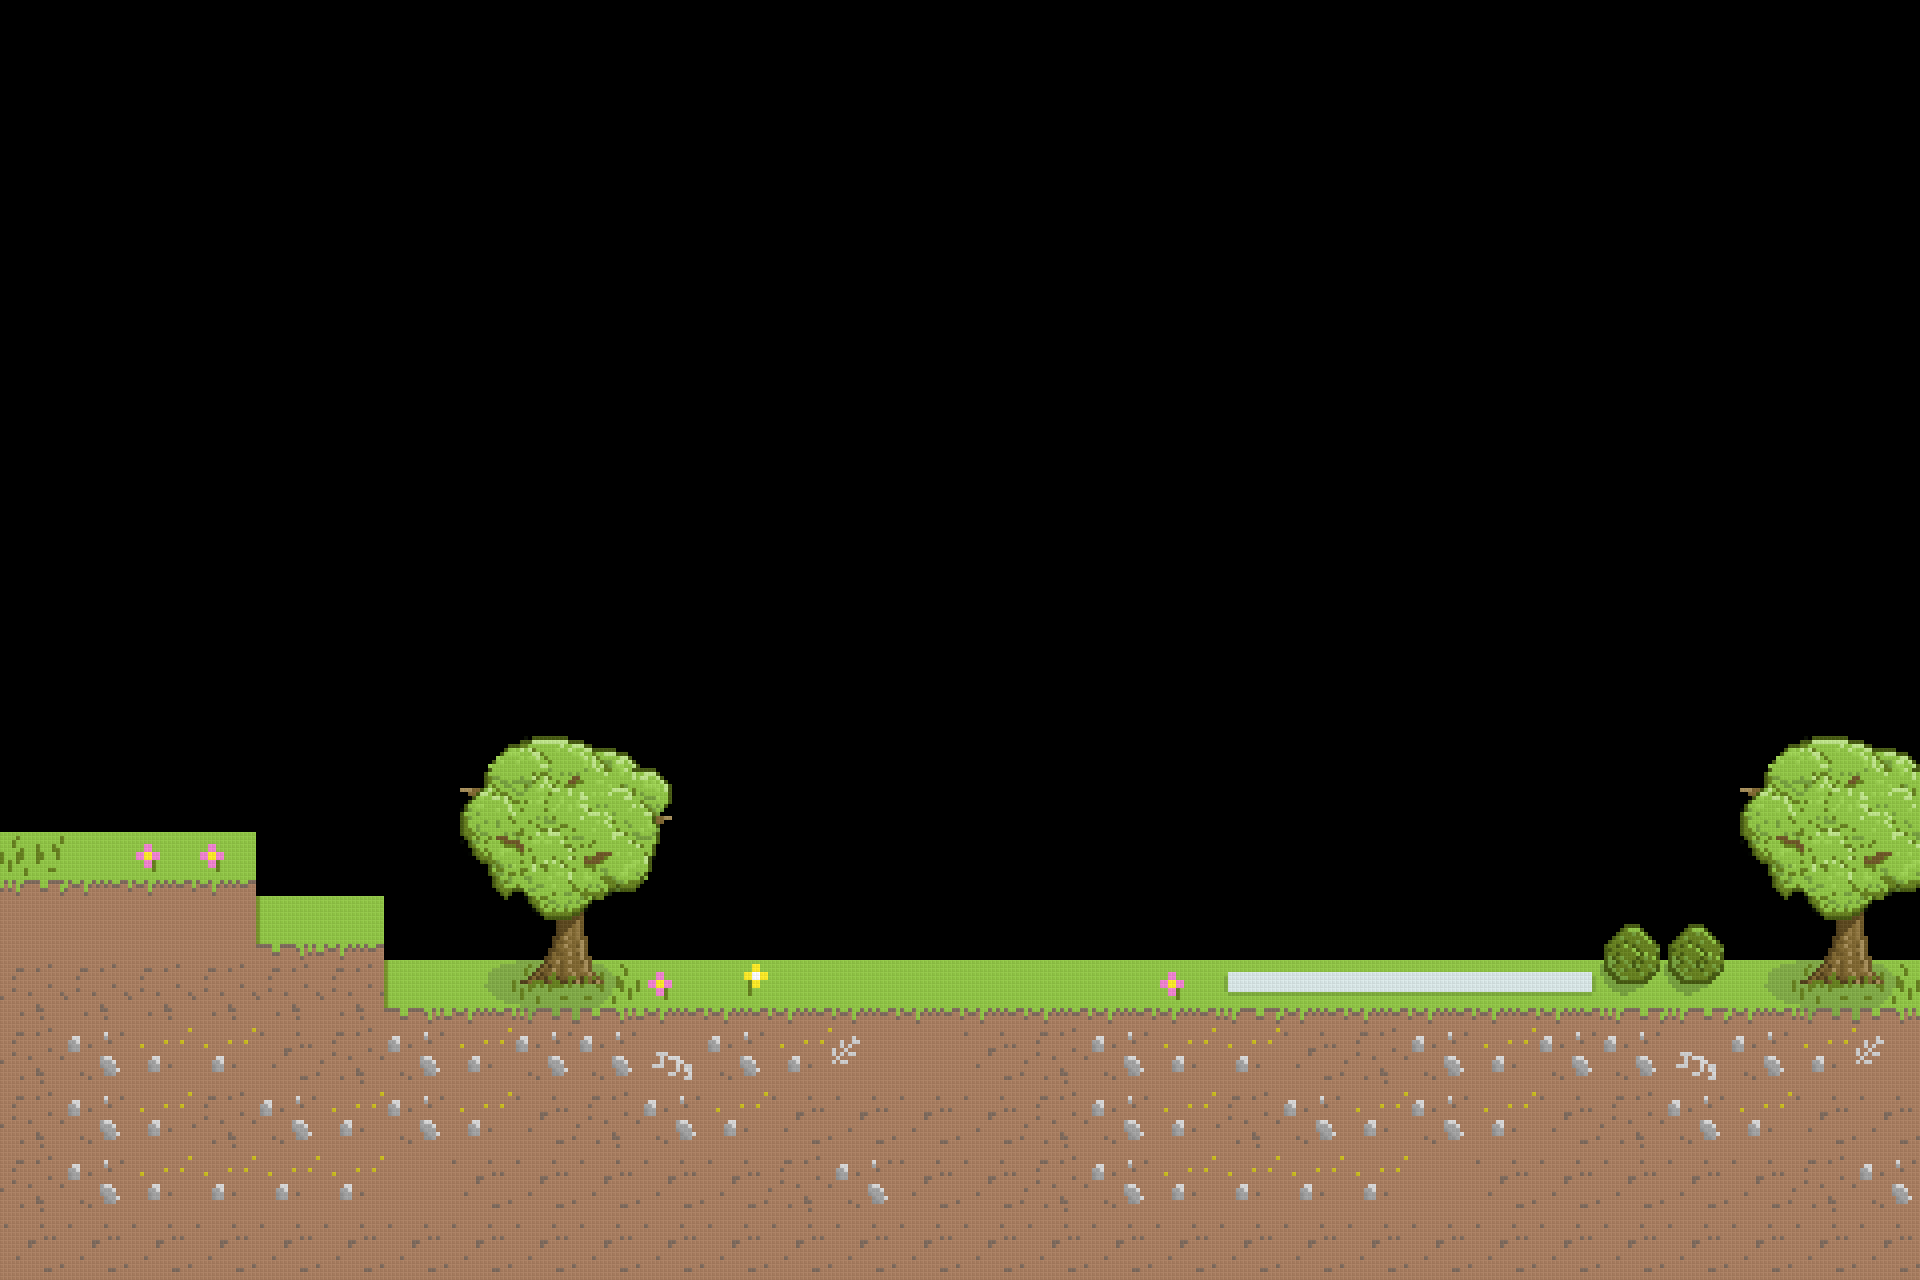

This game map was drawn from its Tiled (.tmx) file and the tilesets committed beside it. A one-line description and the trimmed map source follow:
An orthogonal 30x20 tile map with 64x64 px tiles, 1 tile layer (Tile Layer 1) and 13 objects (3x scene, 3x pillar, player, priest, bride, ...).

<map version="1.0" orientation="orthogonal" width="30" height="20" tilewidth="64" tileheight="64">
 <tileset firstgid="1" name="tile" tilewidth="64" tileheight="64">
  <image source="tile.png" width="1088" height="576" />
 </tileset>
 <layer name="Tile Layer 1" width="30" height="20">
  <data>[600 cells, 190 non-empty, 39 distinct tile ids]</data>
 </layer>
 <objectgroup name="Objects" width="30" height="20">
  <object name="scene" x="385" y="992" width="1546" height="311" />
  <object name="scene" x="5" y="921" width="379" height="361" />
  <object name="scene" x="4" y="862" width="250" height="58" />
  <object name="actor" type="player" x="526" y="687" width="64" height="128">
   <properties>
    <property name="rope" value="170" />
   </properties>
  </object>
  <object name="actor" type="priest" x="1230" y="853" width="65" height="132" />
  <object name="actor" type="bride" x="1027" y="854" width="64" height="128" />
  <object name="actor" type="groom" x="977" y="856" width="61" height="126" />
  <object name="object" type="chair" gid="18" x="943" y="955">
   <properties>
    <property name="weight" value="8" />
   </properties>
  </object>
  <object name="object" type="cake" gid="21" x="1157" y="954">
   <properties>
    <property name="weight" value="20" />
   </properties>
  </object>
  <object name="object" type="pillar" gid="24" x="1418" y="949">
   <properties>
    <property name="elastic" value="0" />
    <property name="friction" value="1" />
    <property name="weight" value="100" />
   </properties>
  </object>
  <object name="object" type="pillar" gid="24" x="1500" y="949">
   <properties>
    <property name="elastic" value="0" />
    <property name="friction" value="1" />
    <property name="weight" value="100" />
   </properties>
  </object>
  <object name="object" type="pillar" gid="24" x="335" y="883">
   <properties>
    <property name="elastic" value="0" />
    <property name="friction" value="1" />
    <property name="weight" value="100" />
   </properties>
  </object>
  <object name="object" type="arch" gid="23" x="189" y="831">
   <properties>
    <property name="weight" value="2" />
   </properties>
  </object>
 </objectgroup>
</map>